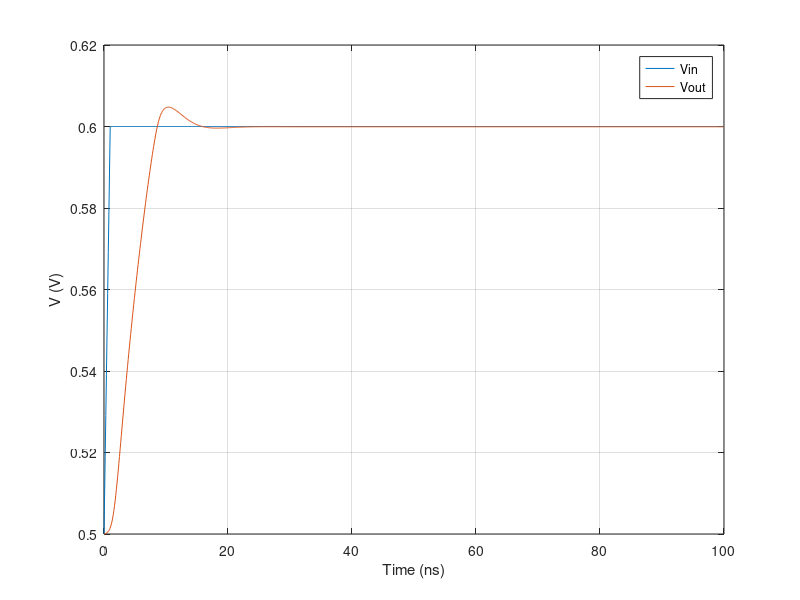

Write the MATLAB code that produced this figure.
clear all; close all; clc;

%% Read data from CSV in the same folder
M = csvread('tran_step.csv',1,0);
t = M(:,1).*1000000000;
vin = M(:,4);
vout = M(:,2);

%% Generate plot
plot(t,vin,t,vout);
xlabel('Time (ns)');
ylabel('V (V)');
axis([min(t),max(t),0.5,0.62]);
legend('Vin','Vout');
grid on;

saveas(gcf,'tran_step.eps','epsc');
